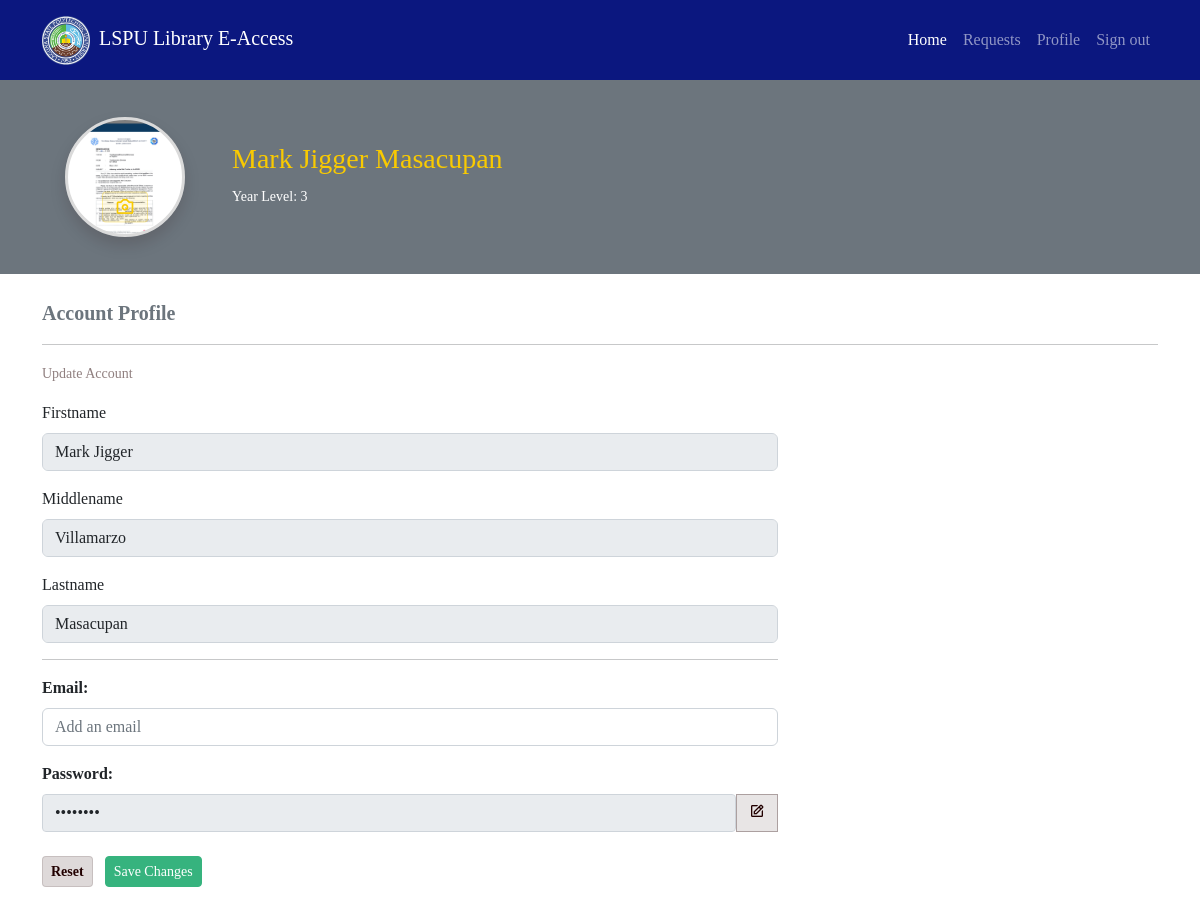
Screenshot of /profile (signed in) with the database file from the repository.
### tables this page shows
CREATE TABLE students (
  id INTEGER PRIMARY KEY AUTOINCREMENT,
  email TEXT NOT NULL,
  password TEXT NOT NULL,
  firstname TEXT NOT NULL,
  middlename TEXT NOT NULL,
  lastname TEXT NOT NULL,
  gender TEXT NOT NULL,
  year_level TEXT NOT NULL,
  student_id TEXT UNIQUE NOT NULL,
  photo
);

### app/students.py (the view, shortened to what this page needs)
@bp.route("/profile",methods=('GET','POST'))
@login_required
def profile():
    db=get_db()
    student = db.execute("SELECT * FROM students WHERE id = ?",(g.student['id'],)).fetchone()
    return render_template("students/profile.html.jinja",account=student)

### app/admin.py (called while the page is built)
@bp.before_app_request
def loadAdmin():
    if 'admin_id' in session:
        adminId = session['admin_id']
        db = get_db()
        admin = db.execute("SELECT * FROM admin WHERE id = ?", (adminId,)).fetchone()
    else:
        admin = None
    g.current_url = request.base_url
    g.admin = admin

### app/admin_auth.py (called while the page is built)
@bp.before_app_request
def load_logged_in_user():
    account_id = session.get('admin_id')
    if account_id is None:
        g.admin = None
    else:
        g.admin = get_db().execute(
            'SELECT * FROM admin WHERE id = ?', (account_id,)
        ).fetchone()

### app/db.py (called while the page is built)
def get_db():
    if 'db' not in g:
        g.db = sqlite3.connect(
            current_app.config['DATABASE'],
            detect_types=sqlite3.PARSE_DECLTYPES
        )
        g.db.row_factory = sqlite3.Row
    return g.db

### app/students_auth.py (called while the page is built)
@bp.before_app_request
def load_logged_in_user():
    account_id = session.get('student_id')
    if account_id is None:
        g.student = None
    else:
        g.student = get_db().execute(
            'SELECT * FROM students WHERE id = ?', (account_id,)
        ).fetchone()

def login_required(view):
    @functools.wraps(view)
    def wrapped_view(**kwargs):
        if g.student is None:
            return redirect(url_for('student_auth.login'))
        return view(**kwargs)
    return wrapped_view

### app/templates/students/profile.html.jinja (shortened to what this page needs)
{%extends 'students/base.html.jinja'%}
{% block content %}
<section class="">
    <div class="bg-secondary py-4">
        <div class="container text-white">
            <div class="row align-items-center">
                <div class="col-lg-2 col-auto">
                    <div class="user-photo shadow position-relative" data-img="{{g.student.photo}}">
                        <button class="btn btn-sm btn-c-light-warning pb-0" type="button" data-bs-toggle="modal"
                            data-bs-target="#photo-modal">
                            <i class="bx bx-camera fs-5"></i>
                        </button>
                    </div>
                </div>
                <div class="col">
                    <h3 class="text-warning">{{account.firstname}} {{account.lastname}}</h3>
                    <p class="my-1">
                        <small>
                            Year Level: {{account.year_level}}
                        </small>
                    </p>
                </div>
            </div>
        </div>
    </div>
    <div class="container pt-4 pb-5">
        <p class="fs-5 text-secondary fw-bold">Account Profile</p>
        <hr>
        <div class="row justify-content-start">
            <div class="col-md-8">
                <p class="text-black-50"><small>Update Account</small></p>
                <form id="account-form" action="{{url_for('students.profile')}}" method="post">
                    <div class="mb-3">
                        <label for="" class="form-label">Firstname</label>
                        <input type="text" disabled value="{{account.firstname}}" class="form-control">
                    </div>
                    <div class="mb-3">
                        <label for="" class="form-label">Middlename</label>
                        <input type="text" disabled value="{{account.middlename}}" class="form-control">
                    </div>
                    <div class="mb-3">
                        <label for="" class="form-label">Lastname</label>
                        <input type="text" disabled value="{{account.lastname}}" class="form-control">
                    </div>
                    <hr>
                    <div class="mb-3">
                        <label for="" class="form-label fw-bold">Email:</label>
                        <input type="email" placeholder="Add an email" name="email" value="{{account.email}}"
                            class="form-control">
                    </div>
                    <div class="">
                        <div class="d-flex align-items-end">
                            <div class="w-100">
                                <div>
                                    <label for="" class="form-label fw-bold">Password:</label>
                                    <input type="password" required disabled id="old-password" value="password"
                                        class="form-control rounded-1">
                                </div>
                            </div>
                            <div>
                                <button class="btn btn-c-light-dark rounded-0" id="edit-password" type="button">
                                    <i class="bx bx-edit"></i></button>
                            </div>
                        </div>
                    </div>
                    <div class="mt-4">
                        <button class="btn btn-c-secondary btn-sm form-btn" type="submit">Reset</button>
                        <button class="btn btn-success btn-sm ms-lg-2 form-btn" type="submit">Save Changes</button>
                    </div>
                </form>
            </div>
        </div>
    </div>
</section>
{% endblock content %}

### app/static/css/user.css (style rules this page uses)
.user-photo { width: 120px; height: 120px; max-width: 100% !important; margin: 13px auto; border-radius: 50%; box-sizing: border-box; background-position: center !important; background-repeat: no-repeat !important; background-size: cover !important; border: 3px solid rgb(218, 218, 218); }
.user-photo button { position: absolute; bottom: 0; left: 0; right: 0; width: 40%; top: 80%; transform: translateY(-50%); height: -webkit-min-content !important; height: -moz-min-content !important; height: min-content !important; margin: auto; }

### rows the page displays
students: firstname "Mark Jigger", lastname "Masacupan", year_level "3", middlename "Villamarzo"
